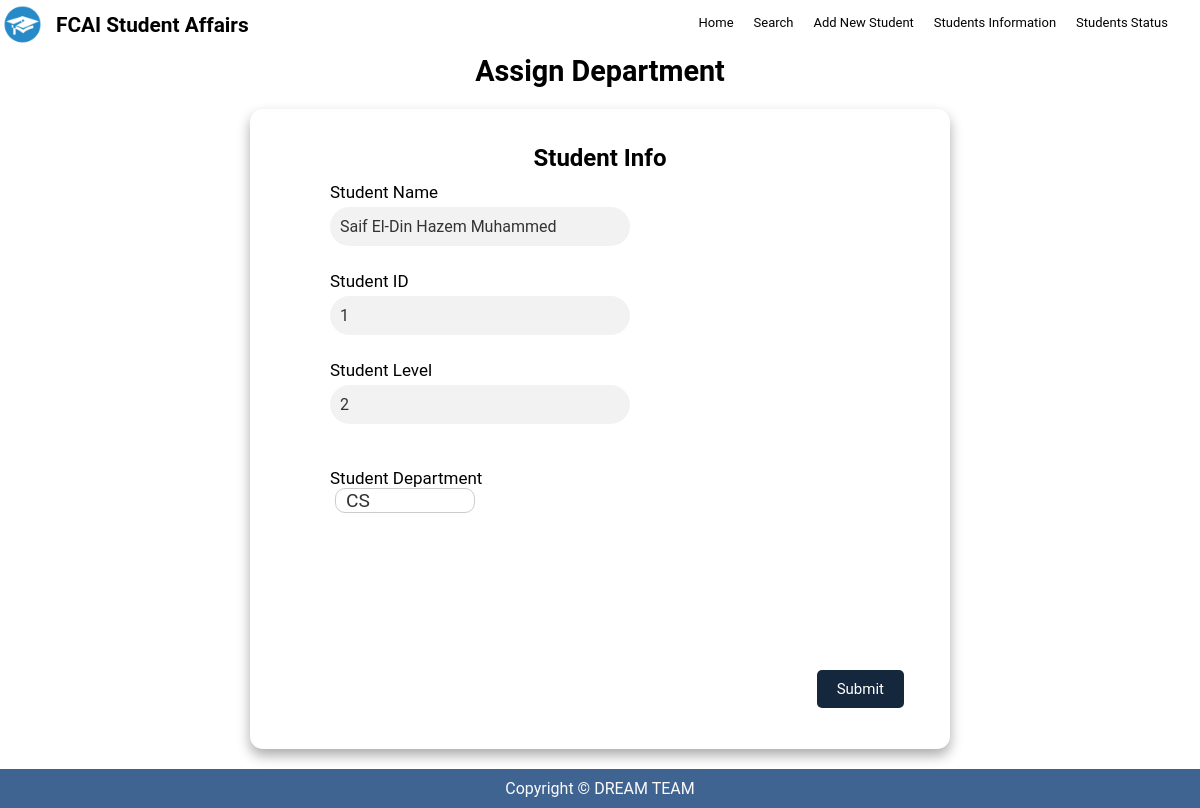
The app's page /assign-department/1/ with its own data.
### students/models.py (models this page shows, shortened)
class Student(models.Model):
    name = models.CharField(max_length=50)
    status = models.CharField(max_length=25, choices=STATUS)
    birthDate = models.DateField()
    gpa = models.FloatField()
    phoneNumber = models.CharField(max_length=11)
    email = models.EmailField()
    gender = models.CharField(max_length=6, choices=GENDER)
    level = models.IntegerField(choices=LEVEL_CHOICES)
    department = models.CharField(max_length=25, choices=DEPARTMENTS)

### students/views.py (the view)
def assign_department(request, id):
    student = get_object_or_404(Student, id=id)
    if request.method == 'POST':
        department = request.POST.get('dep')
        student.department = department
        student.save()
        return redirect('students:studentData')
    context = {'student': student}
    return render(request, 'studentDepart.html', context)

### students/templates/studentDepart.html (shortened to what this page needs)
{% extends 'base.html' %} {% block body %} <br /><br />
<section class="table__header">
  <h1 class="statusTitle">Assign Department</h1>
</section>
<form action="{% url 'students:assign-department' student.id %}" method="POST">
  <div class="formOverall">
    <form id="editform">
      <h2 id="depH2">Student Info</h2>
      <div class="studentData">
        <div>
          <span class="formName">Student Name</span>
          <input type="text" name="name" disabled value="{{ student.name }}" />
        </div>
        <div>
          <span class="formName">Student ID </span>
          <input type="text" name="id" disabled value="{{ student.id }}" />
        </div>
        <div>
          <span class="formName">Student Level</span>
          <input type="text" name="id" disabled value="{{ student.level }}" />
        </div>
        <br /><br />
        <div>
          <span class="formName">Student Department</span>
          <select id="dep" name="dep" >
          <option value="CS"  {% if student.department == "CS" %}selected{% endif %}>CS</option>
          </select>
        </div>
      </div>
      <div class="smallBtnArea">
        <input
          type="submit"
          value="Submit"
          onclick="return confirm('Are you sure?')"
          class="Btn"
        />
      </div>
    </form>
  </div>
</form>
{% endblock body %}

### static/css/style.css (style rules this page uses)
* { margin: 0; padding: 0; box-sizing: border-box; font-family: "Google Sans", Roboto, Arial, sans-serif; text-decoration: none; }
body { min-height: 100vh; display: flex; flex-direction: column; background-image: url(https://i.pinimg.com/564x/b7/5f/71/b75f71b1195835a27b73673852c36546.jpg); }
.table__header { text-align: center; width: 100%; height: 15%; font-size: 1.2rem; padding: 1rem 1rem; justify-content: space-between; align-items: center; }
.smallBtnArea { position: fixed; bottom: 1rem; right: 1rem; display: flex; justify-content: center; align-items: center; }
.Btn { margin-right: 5px; background-color: #15273c; color: #fff; border: none; padding: 10px 20px; font-size: 15px; border-radius: 5px; }
.formOverall div { padding: 0 25px 25px 25px; display: inline-block; }
.formName, .radiogomaa { display: block; font-size: 17px; text-align: left; }
.formOverall { width: 82vw; height: 80vh; background-color: #fff5; backdrop-filter: blur(7px); box-shadow: 0 0.4rem 0.8rem #0005; border-radius: 0.8rem; overflow: hidden; margin-top: 5px; margin-bottom: 20px; margin-left: auto; margin-right: auto; max-width: 700px; width: 100%; background: white; padding: 25px 30px; overflow: auto; justify-content: space-between; align-items: center; }
.formOverall .studentData input { font-size: 17px; margin-top: 5px; border: none; border-radius: 20px; background-color: #f2f2f2; padding: 10px; font-size: 16px; color: #333; outline: none; width: 300px; }
.formOverall input::placeholder { color: #999; }
.formOverall select { display: inline; padding: 12px; font-size: 16px; border: 1px solid #ccc; border-radius: 15px; box-shadow: none; background-color: #fff; color: #333; width: 140px; -webkit-appearance: none; -moz-appearance: none; appearance: none; }
.formOverall select::after { content: "\25BC"; position: absolute; top: 50%; right: 12px; transform: translateY(-50%); color: #333; pointer-events: none; }
#depH2 { text-align: center; margin: 10px; }
#dep { display: flex; font-size: 1.2em; border-radius: 10px; padding: 0px 10px; margin: 0px 5px; }

### records on screen
Student: name "Saif El-Din Hazem Muhammed", id "1", id "2"
